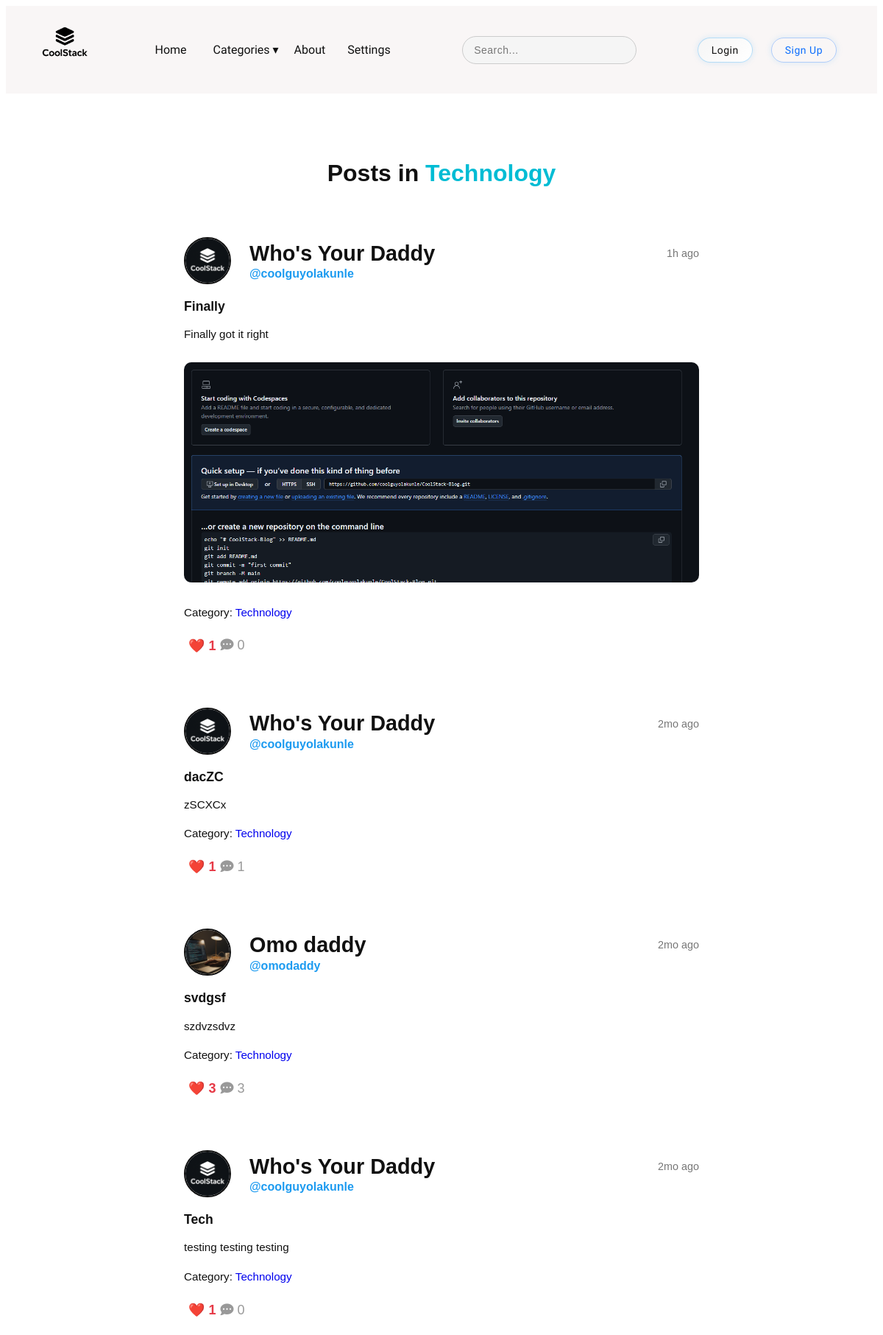
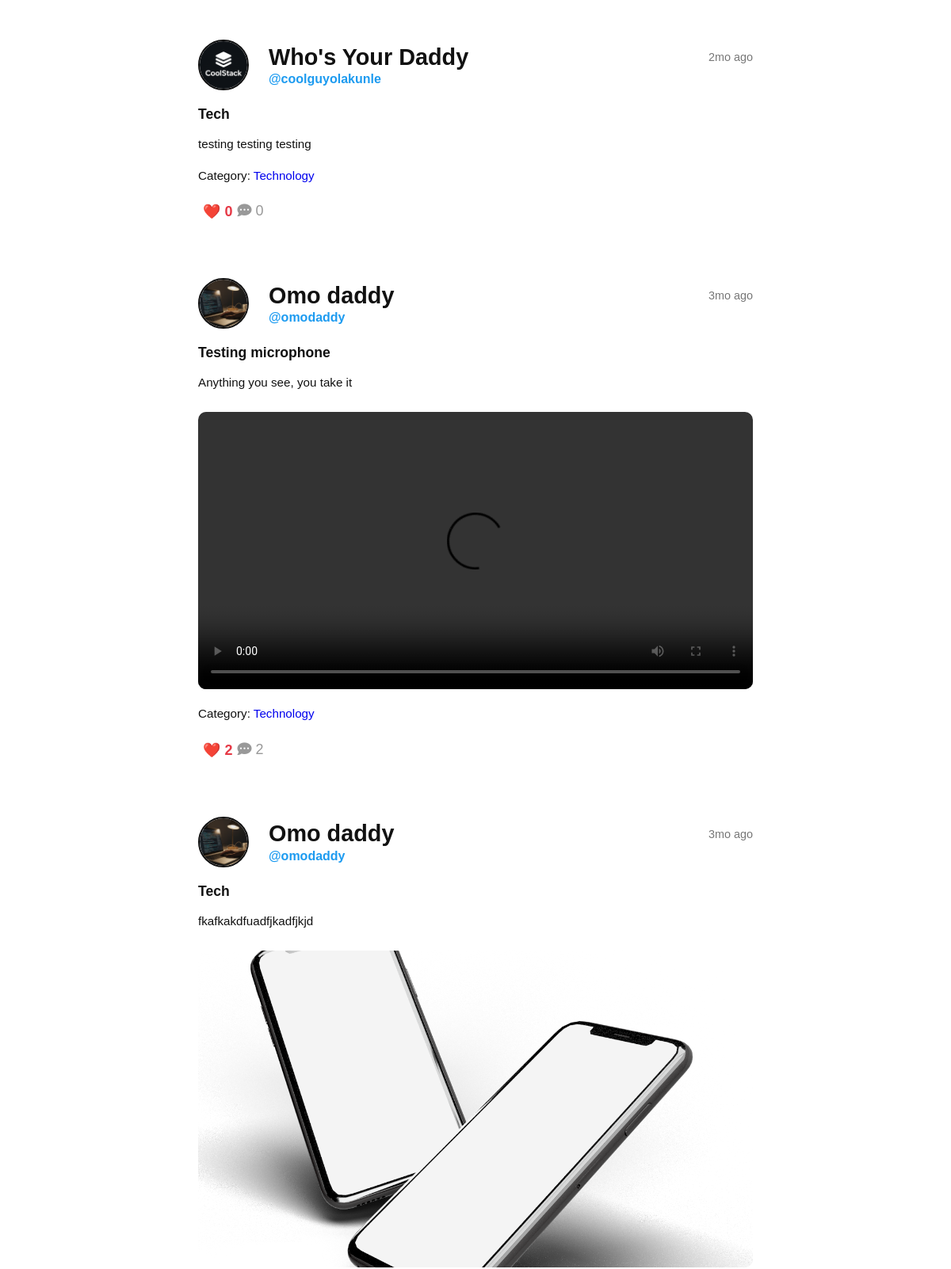
Screenshot of /main/category/Technology (upper part) with the database file from the repository (2 pictures, top to bottom).
### app/models.py (models this page shows, shortened)
class Post(db.Model):
    id = db.Column(db.Integer, primary_key=True)
    title = db.Column(db.String(200), nullable=False)
    content = db.Column(db.Text, nullable=False)
    image = db.Column(db.String(200), nullable=True)
    video = db.Column(db.String(120))
    category = db.Column(db.String(100), nullable=True)
    date_posted = db.Column(db.DateTime, default=datetime.utcnow)
    user_id = db.Column(db.Integer, db.ForeignKey('user.id'), nullable=False)
    likes = db.relationship('Like', backref='post', lazy=True)
    comments = db.relationship('Comment', backref='post', lazy=True, cascade="all, delete-orphan")

class User(db.Model, UserMixin):
    id = db.Column(db.Integer, primary_key=True)
    fullname = db.Column(db.String(100), nullable=True)
    username = db.Column(db.String(100), unique=True, nullable=False)
    email = db.Column(db.String(150), unique=True, nullable=False)
    dob = db.Column(db.Date)
    gender = db.Column(db.String)
    phone_number = db.Column(db.String(20))
    password = db.Column(db.String(200), nullable=False)
    profile_pic = db.Column(db.String(200), default='default.png')
    cover_photo = db.Column(db.String(200), default='default_cover.jpg')
    bio = db.Column(db.Text, default="")
    posts = db.relationship('Post', backref='author', lazy=True)
    likes = db.relationship('Like', backref='user', lazy=True)
    comments = db.relationship('Comment', backref='comment_author', lazy=True)
    id = db.Column(db.Integer, primary_key=True)
    username = db.Column(db.String(150), unique=True, nullable=False)
    followed = db.relationship(
        'User',
        secondary=followers,
        primaryjoin=(followers.c.follower_id == id),
        secondaryjoin=(followers.c.followed_id == id),
        backref=db.backref('followers', lazy='dynamic'),
        lazy='dynamic'
    )

### app/routes.py (the view)
@bp.route('/category/<string:category_name>')
def category_posts(category_name):
    posts = Post.query.filter_by(category=category_name).order_by(Post.date_posted.desc()).all()
    return render_template('category_posts.html', posts=posts, category_name=category_name)

### app/templates/category_posts.html (shortened to what this page needs)
{% extends "base.html" %}
{% block content %}
<div class="category-page">
  <h2 class="category-title">Posts in <span>{{ category_name }}</span></h2>
  {% if posts %}
  {% for post in posts %}
    <div class="post">
        <div class="post-header">
            <img src="{{ url_for('static', filename='uploads/profile_pics/' ~ post.author.profile_pic) }}" class="avatar">
            <div class="author-info">
                <div class="full-date">
                    <h1 class="fullname">{{ post.author.fullname }}</h1>
                    <span class="full date" data-time="{{ post.date_posted.isoformat() }}Z"></span>
                </div>
                <a href="{{ url_for('main.view_profile', username=post.author.username) }}" class="username">@{{ post.author.username }}</a>
            </div>
        </div>
        <a href="{{ url_for('main.view_post', post_id=post.id) }}" class="post-link">
            <h3>{{ post.title }}</h3>
            <p>{{ post.content[:200] }}{% if post.content|length > 200 %}...{% endif %}</p>
            {% if post.image %}
            <img src="{{ url_for('static', filename='uploads/post_images/' ~ post.image) }}" class="post-image">
            {% endif %}
        </a>
        {% if post.video %}
        <video class="post-video" controls>
            <source src="{{ url_for('static', filename='uploads/post_videos/' ~ post.video) }}" type="video/mp4">
        </video>
        {% endif %}
        <p class="post-category">
            Category:
            <a href="{{ url_for('main.category_posts', category_name=post.category) }}">
            {{ post.category }}
            </a>
        </p>
        <div class="post-footer">
            <div class="post-like-comment">
                <button class="like-btn" data-post-id="{{ post.id }}">
                    ❤️ <span id="like-count-{{ post.id }}">{{ post.likes|length }}</span>
                </button>
                <a href="#" class="comment-btn" data-post-id="{{ post.id }}"><i class="fas fa-comment-dots"></i>
                {{ post.comments|length }}</a>
            </div>
        </div>
    </div>
  {% endfor %}
  {% else %}
  <p>No posts found in this category yet.</p>
  {% endif %}
</div>
{% endblock %}

### rows the page displays
Post: profile_pic (picture), author.fullname "Who's Your Daddy", author.username "coolguyolakunle", title "Finally", content "Finally got it right", image (picture), category "Technology", likes|length "1", comments|length "0"
Post: profile_pic (picture), author.fullname "Who's Your Daddy", author.username "coolguyolakunle", title "dacZC", content "zSCXCx", category "Technology", likes|length "1", comments|length "1"
Post: profile_pic (picture), author.fullname "Omo daddy", author.username "omodaddy", title "svdgsf", content "szdvzsdvz", category "Technology", likes|length "3", comments|length "3"
Post: profile_pic (picture), author.fullname "Who's Your Daddy", author.username "coolguyolakunle", title "Tech", content "testing testing testing", category "Technology", likes|length "1", comments|length "0"
Post: profile_pic (picture), author.fullname "Who's Your Daddy", author.username "coolguyolakunle", title "Tech", content "testing testing testing", category "Technology", likes|length "0", comments|length "0"
Post: profile_pic (picture), author.fullname "Omo daddy", author.username "omodaddy", title "Testing microphone", content "Anything you see, you take it", category "Technology", likes|length "2", comments|length "2"
Post: profile_pic (picture), author.fullname "Omo daddy", author.username "omodaddy", title "Tech", content "fkafkakdfuadfjkadfjkjd", image (picture)

### other values shown
{{ category_name }} "Technology"
